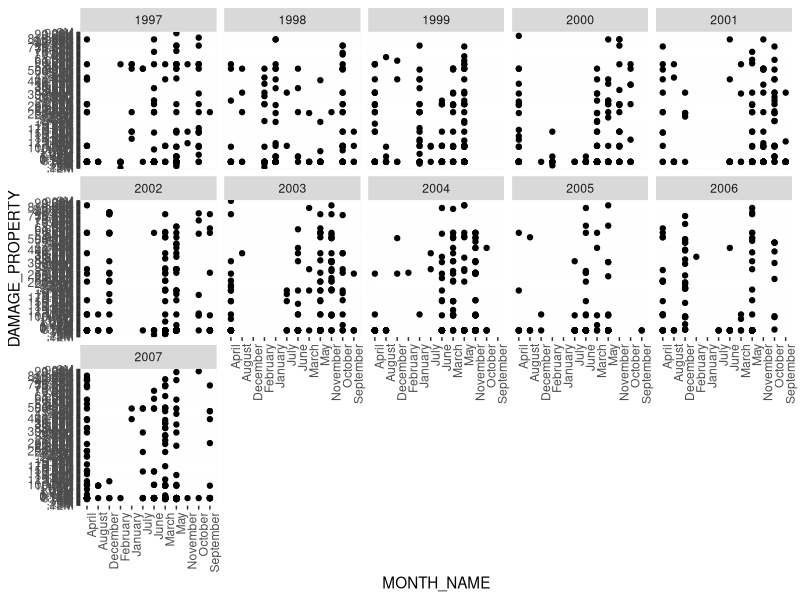

Write R code to recreate this figure.
## ---- chunk 1
knitr::opts_chunk$set(echo = TRUE)
## ---- chunk 2
library(tidyverse)
library(ggplot2)
## ---- chunk 3
stormInformation = read.csv("report1.csv", header=T, na.strings=c("","NA"))
#stormInformation[is.na(stormInformation$DAMAGE_PROPERTY)] = 0
stormInformation <- stormInformation %>%
   mutate(DAMAGE_PROPERTY = replace(DAMAGE_PROPERTY,is.na(DAMAGE_PROPERTY),0))
#View(stormInformation)
summary(stormInformation)
## ---- chunk 4
texasInfo  <- subset(stormInformation, STATE == 'TEXAS',
select=c(1:14))
## ---- chunk 5
ggplot(texasInfo, aes(x = MONTH_NAME, y = DAMAGE_PROPERTY)) + geom_point()+
  geom_smooth(method = "lm") +
  facet_wrap( .~ YEAR, ncol = 5) + theme(axis.text.x = element_text(angle = 90, hjust = 1))


